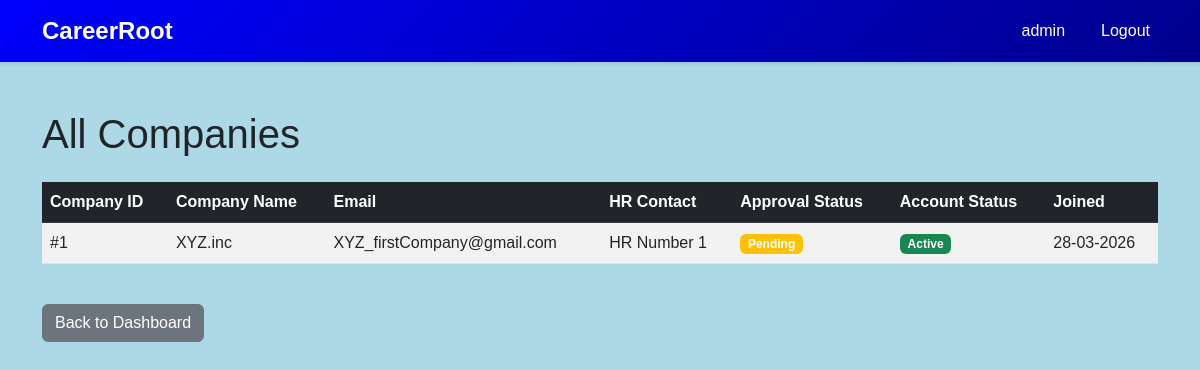
/admin/companies (signed in), run on an earlier commit of the app's database.
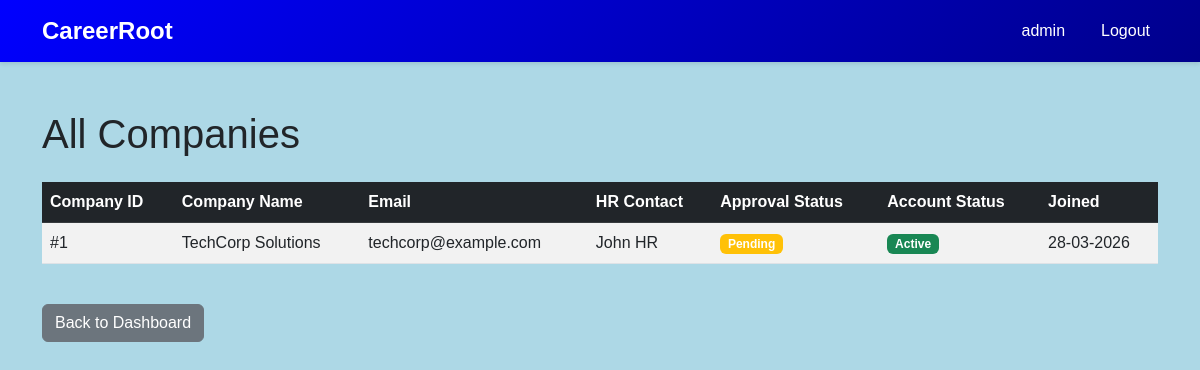
And on a later commit of the database.
### models.py (models this page shows, shortened)
class Company(db.Model):
    __tablename__ = 'company'
    company_id = db.Column(db.Integer, primary_key=True, autoincrement=True)
    company_name = db.Column(db.String(150), nullable=False)
    email = db.Column(db.String(120), unique=True, nullable=False)
    password = db.Column(db.String(255), nullable=False)
    hr_contact = db.Column(db.String(100), nullable=True)
    website = db.Column(db.String(255), nullable=True)
    approval_status = db.Column(
        db.String(20),
        default=ApprovalStatus.PENDING.value,
        nullable=False
    )  #pending/aproved/rejected
    blacklist_status = db.Column(db.Boolean, default=False)  # True = blacklisted
    created_at = db.Column(db.DateTime, default=datetime.utcnow)
    updated_at = db.Column(db.DateTime, default=datetime.utcnow, onupdate=datetime.utcnow)
    drives = db.relationship('PlacementDrive', backref='company', lazy=True, cascade='all, delete-orphan')

### app.py (the view)
@app.route('/admin/companies')
def admin_view_companies():
    if session.get('user_type') != 'admin':
        flash('Unauthorized access', 'danger')
        return redirect(url_for('login'))
    all_companies = Company.query.all()
    return render_template('admin_view_companies.html', companies=all_companies)

### templates/admin_view_companies.html (shortened to what this page needs)
{% extends "base.html" %}
{% block content %}
<div class="mt-5">
    <h1 class="mb-4">All Companies</h1>
    {% if companies %}
        <div class="table-responsive">
            <table class="table table-hover table-striped">
                <thead class="table-dark">
                    <tr>
                        <th>Company ID</th>
                        <th>Company Name</th>
                        <th>Email</th>
                        <th>HR Contact</th>
                        <th>Approval Status</th>
                        <th>Account Status</th>
                        <th>Joined</th>
                    </tr>
                </thead>
                <tbody>
                    {% for company in companies %}
                        <tr>
                            <td>#{{ company.company_id }}</td>
                            <td>{{ company.company_name }}</td>
                            <td>{{ company.email }}</td>
                            <td>{{ company.hr_contact }}</td>
                            <td>
                                {% if company.approval_status == 'Approved' %}
                                    <span class="badge bg-success">{{ company.approval_status }}</span>
                                {% elif company.approval_status == 'Pending' %}
                                    <span class="badge bg-warning">{{ company.approval_status }}</span>
                                {% else %}
                                    <span class="badge bg-danger">{{ company.approval_status }}</span>
                                {% endif %}
                            </td>
                            <td>
                                {% if company.blacklist_status %}
                                    <span class="badge bg-danger">Blacklisted</span>
                                {% else %}
                                    <span class="badge bg-success">Active</span>
                                {% endif %}
                            </td>
                            <td>{{ company.created_at.strftime('%d-%m-%Y') }}</td>
                        </tr>
                    {% endfor %}
                </tbody>
            </table>
        </div>
    {% else %}
        <div class="alert alert-info">
            <strong>No companies found.</strong>
        </div>
    {% endif %}
    <div class="mt-4">
        <a href="{{ url_for('admin_dashboard') }}" class="btn btn-secondary">Back to Dashboard</a>
    </div>
</div>
{% endblock %}

### templates/base.html (shortened to what this page needs)
<!DOCTYPE html>
<html lang="en">
<head>
    <link href="https://cdn.jsdelivr.net/npm/bootstrap@5.3.0/dist/css/bootstrap.min.css" rel="stylesheet">
</head>
<body>
    <nav class="navbar navbar-expand navbar-dark">
        <div class="container">
            <a class="navbar-brand" href="/">CareerRoot</a>
            <ul class="navbar-nav ms-auto">
                {% if session.get('user_type') %}
                    <li class="nav-item">
                        <span class="nav-link">{{ session.get('username') }}</span>
                    </li>
                    <li class="nav-item">
                        <a class="nav-link" href="{{ url_for('logout') }}">Logout</a>
                    </li>
                {% else %}
                    <li class="nav-item">
                        <a class="nav-link" href="{{ url_for('login') }}">Login</a>
                    </li>
                {% endif %}
            </ul>
        </div>
    </nav>
    <div class="container">
        {% block content %}{% endblock %}
    </div>
</body>
</html>

### templates/base.html (style rules this page uses)
:root { --primary-color: blue; --secondary-color: darkblue; --danger-color: red; --success-color: green; }
body { font-family: 'Arial', sans-serif; background-color: lightblue; }
.navbar { background: linear-gradient(135deg, var(--primary-color) 0%, var(--secondary-color) 100%); box-shadow: 0 2px 4px rgba(0,0,0,0.1); }
.navbar-brand { font-weight: 700; font-size: 1.5rem; }
.nav-link { color: white !important; margin-left: 20px; }

What changed in the data, as far as the page shows it:
changed Company "Pending": company_name "XYZ.inc" → "TechCorp Solutions"; email "XYZ_firstCompany@gmail.com" → "techcorp@example.com"; hr_contact "HR Number 1" → "John HR"
